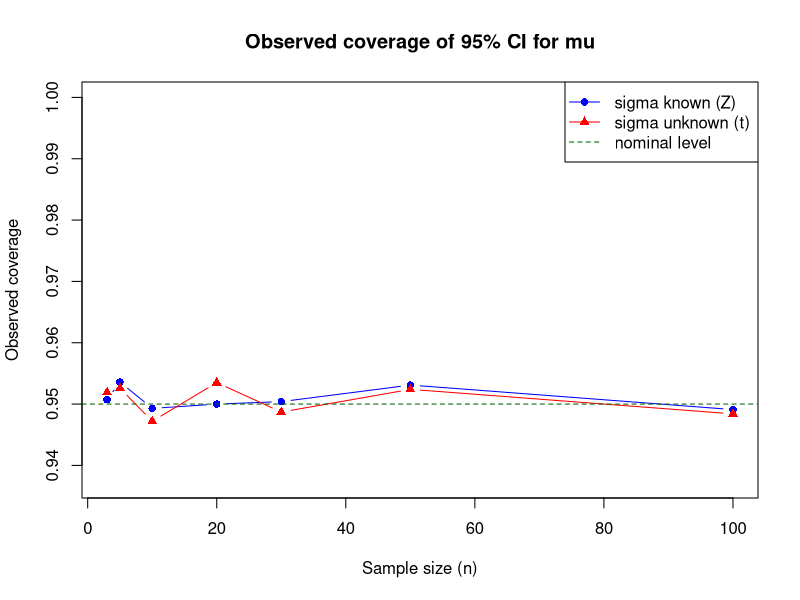

Generate this figure with R:
## ---- chunk 1
knitr::opts_chunk$set(echo = TRUE, fig.width = 7, fig.height = 4.5)
set.seed(2024)
## ---- chunk 2
# Simulate M samples of size n from N(mu, sigma^2) and compute
# observed coverage AND average width of the two CIs (sigma known / unknown)
simulate_coverage <- function(M = 10000, n, mu = 0, sigma = 1, alpha = 0.05) {
  z_crit <- qnorm(1 - alpha / 2)
  t_crit <- qt(1 - alpha / 2, df = n - 1)

  cover_known   <- logical(M)
  cover_unknown <- logical(M)
  width_known_vec   <- numeric(M)
  width_unknown_vec <- numeric(M)

  for (m in 1:M) {
    x <- rnorm(n, mean = mu, sd = sigma)
    xbar <- mean(x)
    s    <- sd(x)   # sample sd, denominator n-1

    # Case A: sigma known
    margin_A <- z_crit * sigma / sqrt(n)
    cover_known[m] <- (mu >= xbar - margin_A) && (mu <= xbar + margin_A)
    width_known_vec[m] <- 2 * margin_A

    # Case B: sigma unknown
    margin_B <- t_crit * s / sqrt(n)
    cover_unknown[m] <- (mu >= xbar - margin_B) && (mu <= xbar + margin_B)
    width_unknown_vec[m] <- 2 * margin_B
  }

  c(
    n = n,
    mu = mu,
    sigma = sigma,
    coverage_known    = mean(cover_known),
    coverage_unknown  = mean(cover_unknown),
    width_known       = mean(width_known_vec),
    width_unknown     = mean(width_unknown_vec)
  )
}
## ---- chunk 3
M <- 10000
mu <- 5
sigma <- 2
alpha <- 0.05
n_values <- c(3, 5, 10, 20, 30, 50, 100)

results <- t(sapply(n_values, function(n) {
  simulate_coverage(M = M, n = n, mu = mu, sigma = sigma, alpha = alpha)
}))
results <- as.data.frame(results)
results
## ---- chunk 4
knitr::kable(results[, c("n", "coverage_known", "coverage_unknown")],
             col.names = c("n", "Coverage (sigma known)", "Coverage (sigma unknown)"),
             digits = 4,
             caption = paste0("Observed coverage vs nominal level = ", 1 - alpha))
## ---- chunk 5
plot(results$n, results$coverage_known, type = "b", pch = 16, col = "blue",
     ylim = c(min(results$coverage_known, results$coverage_unknown) - 0.01, 1),
     xlab = "Sample size (n)", ylab = "Observed coverage",
     main = "Observed coverage of 95% CI for mu")
lines(results$n, results$coverage_unknown, type = "b", pch = 17, col = "red")
abline(h = 1 - alpha, lty = 2, col = "darkgreen")
legend("topright",
       legend = c("sigma known (Z)", "sigma unknown (t)", "nominal level"),
       col = c("blue", "red", "darkgreen"), lty = c(1,1,2), pch = c(16,17,NA))
## ---- chunk 6
knitr::kable(results[, c("n", "width_known", "width_unknown")],
             col.names = c("n", "Avg width (sigma known)", "Avg width (sigma unknown)"),
             digits = 4,
             caption = "Average CI width: known vs unknown sigma")
## ---- chunk 7
n_fixed <- 20

param_grid <- data.frame(
  mu    = c(-5, 0, 5, 5, 5),
  sigma = c(2, 2, 0.5, 2, 5)
)

param_results <- t(mapply(function(mu, sigma) {
  simulate_coverage(M = M, n = n_fixed, mu = mu, sigma = sigma, alpha = alpha)
}, param_grid$mu, param_grid$sigma))
param_results <- as.data.frame(param_results)
param_results
## ---- chunk 8
knitr::kable(param_results[, c("mu", "sigma", "coverage_known", "coverage_unknown")],
             col.names = c("mu", "sigma", "Coverage (sigma known)", "Coverage (sigma unknown)"),
             digits = 4,
             caption = paste0("Observed coverage at n = ", n_fixed,
                               " for different true (mu, sigma), nominal level = ", 1 - alpha))
